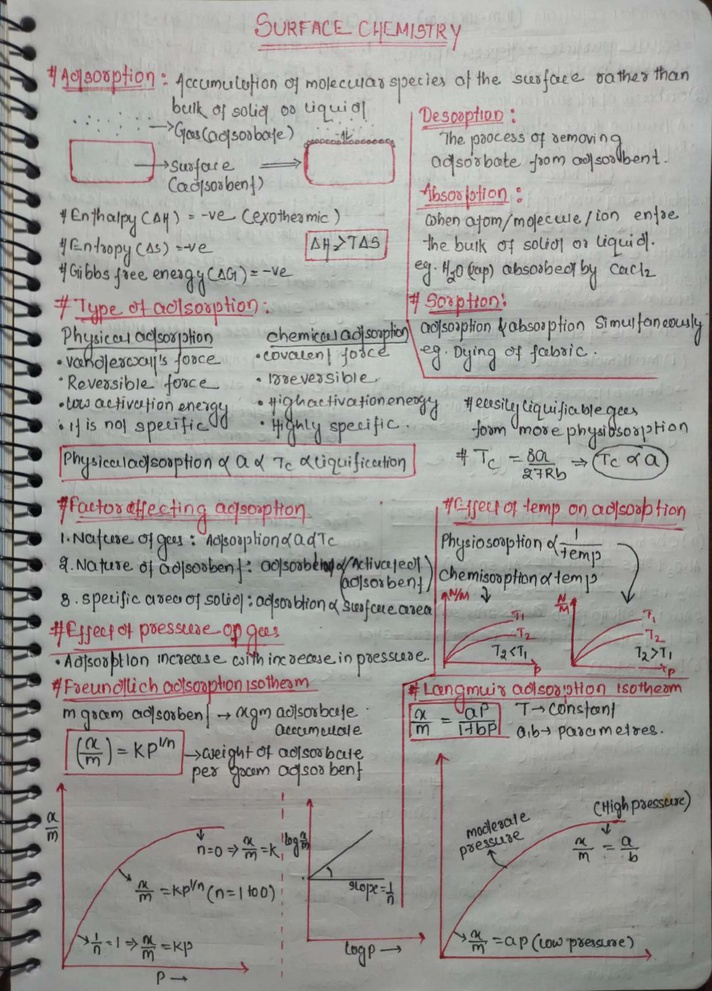
#> input picture phase2/inbox/WhatsApp Image 2026-01-23 at 11.10.18 AM (1).jpeg, 712 x 991 px, shrunk from 1150 x 1600 before the run
$ python -i tools.py   (imports and definitions only)
#> lines starting #> are read from the running program, lines starting #| are printed output that depends on the picture
#> further down, picture is the input picture: shape (991, 712, 3); mean B, G, R 154, 157.8, 158.7
"""Tool registry for DocAgent (slide 23, slide 26).

Each tool is a small callable with metadata. The plan stage selects which
tools to invoke; the act stage runs them. Adding a new tool means adding one
entry here — no other module changes.

Three tiers, in priority order (slide 26):
  1. Deterministic rules / classical CV (preprocessing variants).
  2. Local ML if needed (placeholder hook — small CNN can plug in here).
  3. LLM repair, OFF by default, gated on confidence + HITL diff approval.
"""

from __future__ import annotations

from dataclasses import dataclass, field
from typing import Any, Callable

import cv2
import numpy as np


# -- preprocessing variants -------------------------------------------------

# [4 lines left out: function preprocess_default, not called in this run]


def preprocess_high_contrast(bgr: np.ndarray) -> np.ndarray:
    """For faded scans: CLAHE-boost contrast before denoise."""
    gray = bgr if bgr.ndim == 2 else cv2.cvtColor(bgr, cv2.COLOR_BGR2GRAY)
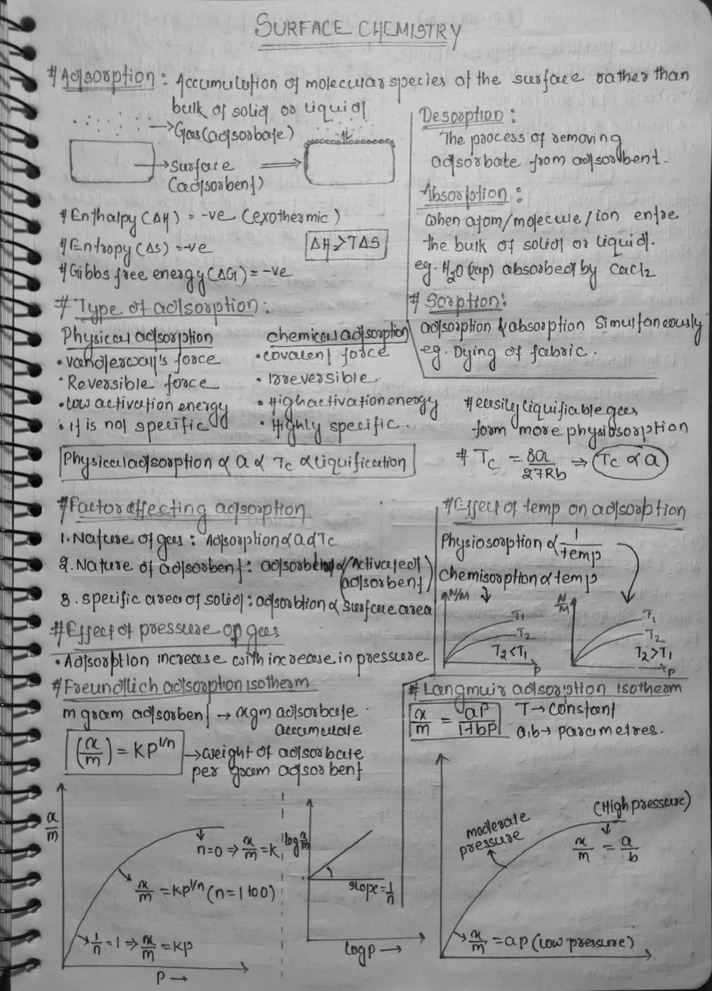
#> gray: shape (991, 712); min 1, max 217, mean 157.6
    clahe = cv2.createCLAHE(clipLimit=2.0, tileGridSize=(8, 8))
    boosted = clahe.apply(gray)
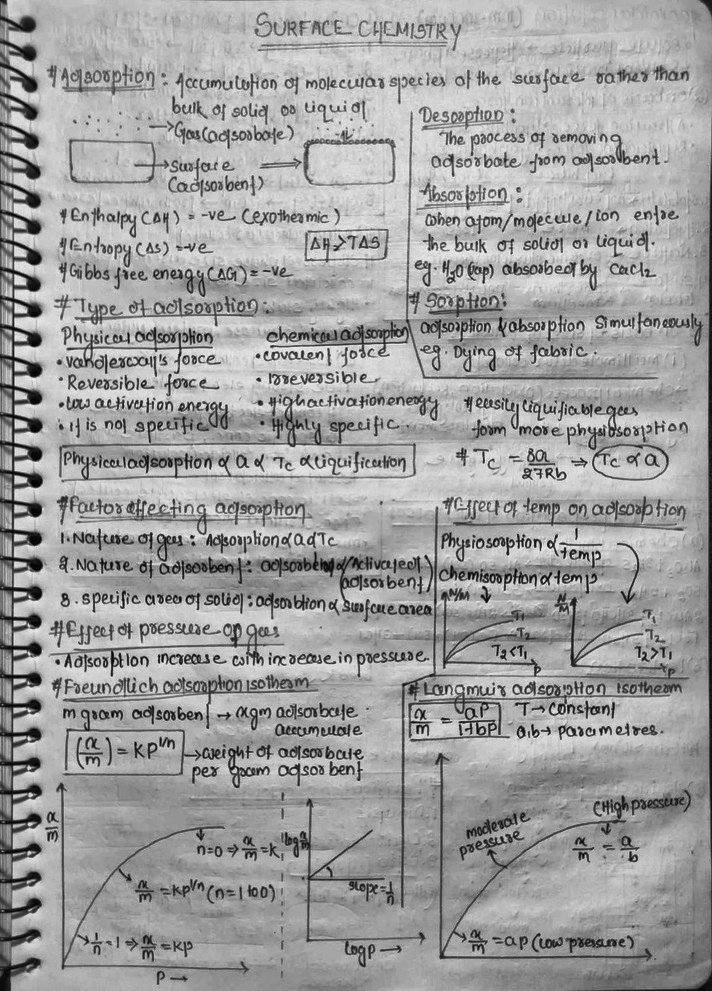
#> boosted: shape (991, 712); min 1, max 236, mean 159.6
    return cv2.medianBlur(boosted, 3)


# [5 lines left out: function preprocess_denoise_heavy, not called in this run]


# -- spell-check (deterministic) -------------------------------------------

# Tiny built-in dictionary of common OCR confusions. Real implementation could
# pull pyspellchecker; we keep the dependency surface small for the prototype.
_OCR_FIX_RULES: dict[str, str] = {
    "rn": "m",
    "vv": "w",
    "0f": "of",
    "1n": "in",
    "tlie": "the",
    "teh": "the",
    "thier": "their",
    "wlth": "with",
    "wlien": "when",
}


# [11 lines left out: function deterministic_spell_check, not called in this run]


# -- LLM repair (stub; opt-in only) ----------------------------------------

class LLMRepairTool:
    """Restricted-prompt LLM repair (slide 31 prompt-injection mitigation).

    The interface is deliberately narrow: it sees only one low-confidence word
    at a time, never page-level text, and never instructions from the document.
    The default implementation is a no-op stub — wiring an actual model is the
    user's opt-in choice.
    """

    enabled: bool = False
    network_egress: bool = False        # explicit flag for audit

    # [9 lines left out: function repair_word, not called in this run]


# -- registry ---------------------------------------------------------------

@dataclass
class Tool:
    name: str
    fn: Callable[..., Any]
    tier: int                 # 1=rule, 2=ml, 3=llm
    description: str
    network: bool = False     # whether this tool egresses
    enabled: bool = True


@dataclass
class ToolRegistry:
    tools: dict[str, Tool] = field(default_factory=dict)

    def register(self, tool: Tool) -> None:
        self.tools[tool.name] = tool

    def get(self, name: str) -> Tool | None:
        return self.tools.get(name)

    def list_by_tier(self, tier: int) -> list[Tool]:
        return [t for t in self.tools.values() if t.tier == tier and t.enabled]


# [20 lines left out: function default_registry, not called in this run]

>>> import cv2
>>> picture = cv2.imread('../inbox/WhatsApp Image 2026-01-23 at 11.10.18 AM (1).jpeg')
>>> result = preprocess_high_contrast(picture)

$ run again, on phase2/inbox/WhatsApp Image 2026-01-23 at 11.10.19 AM (1).jpeg
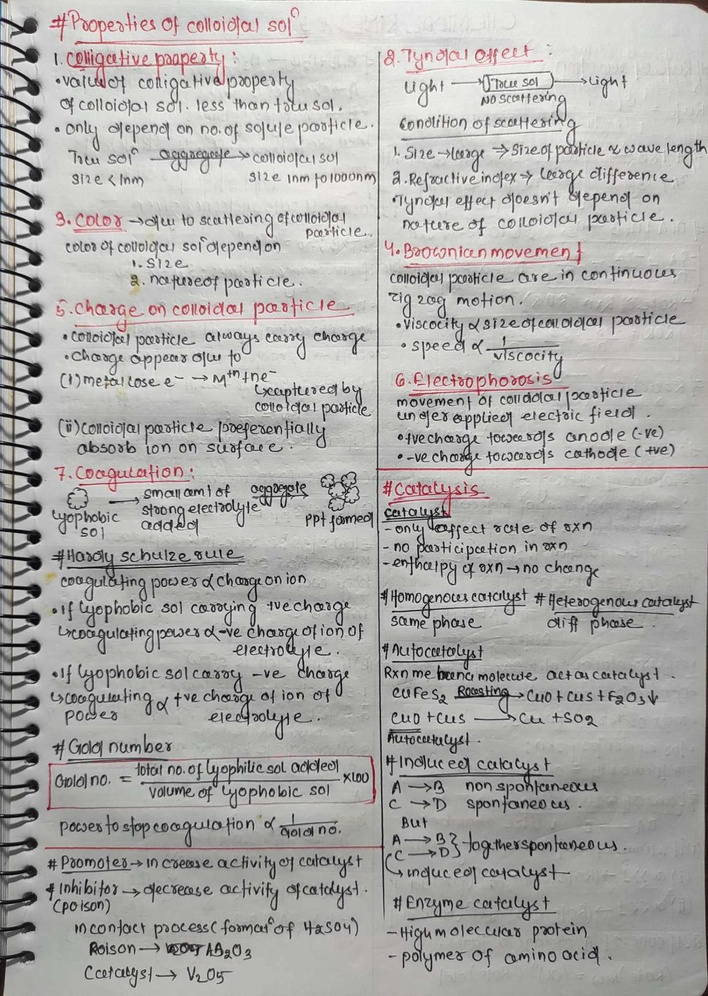
#> input picture phase2/inbox/WhatsApp Image 2026-01-23 at 11.10.19 AM (1).jpeg, 708 x 996 px, shrunk from 1137 x 1600 before the run
#> picture is the input picture: shape (996, 708, 3); mean B, G, R 169.6, 172.1, 173.3
#> in preprocess_high_contrast, `boosted = clahe.apply(gray)`:
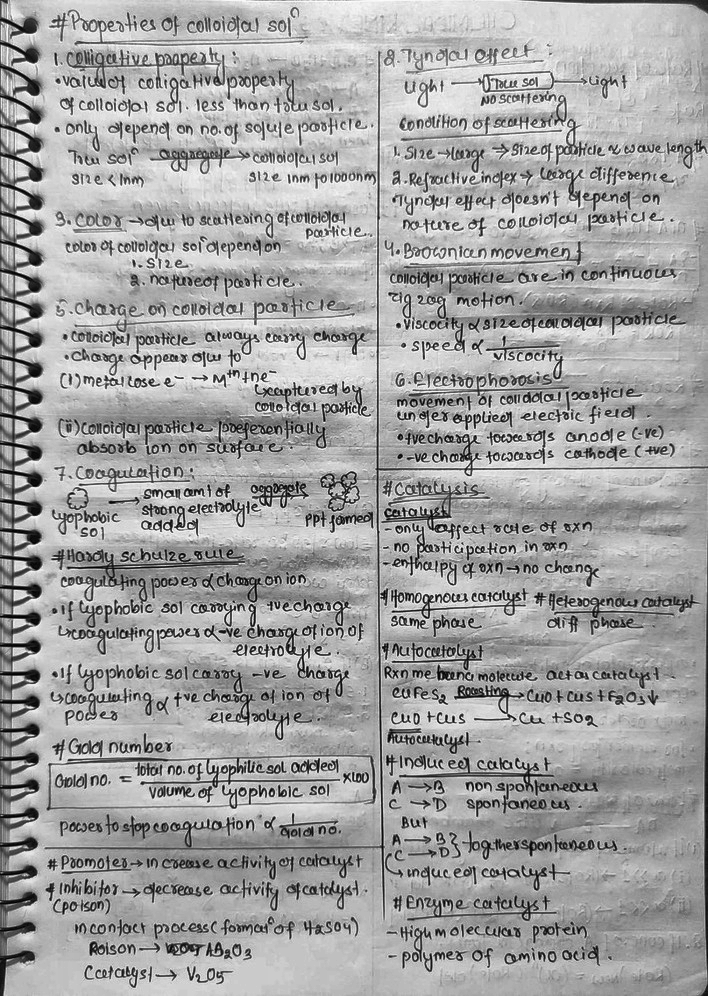
#> boosted: shape (996, 708); min 0, max 255, mean 162.9

$ run again, on phase2/inbox/WhatsApp Image 2026-01-23 at 11.10.19 AM.jpeg
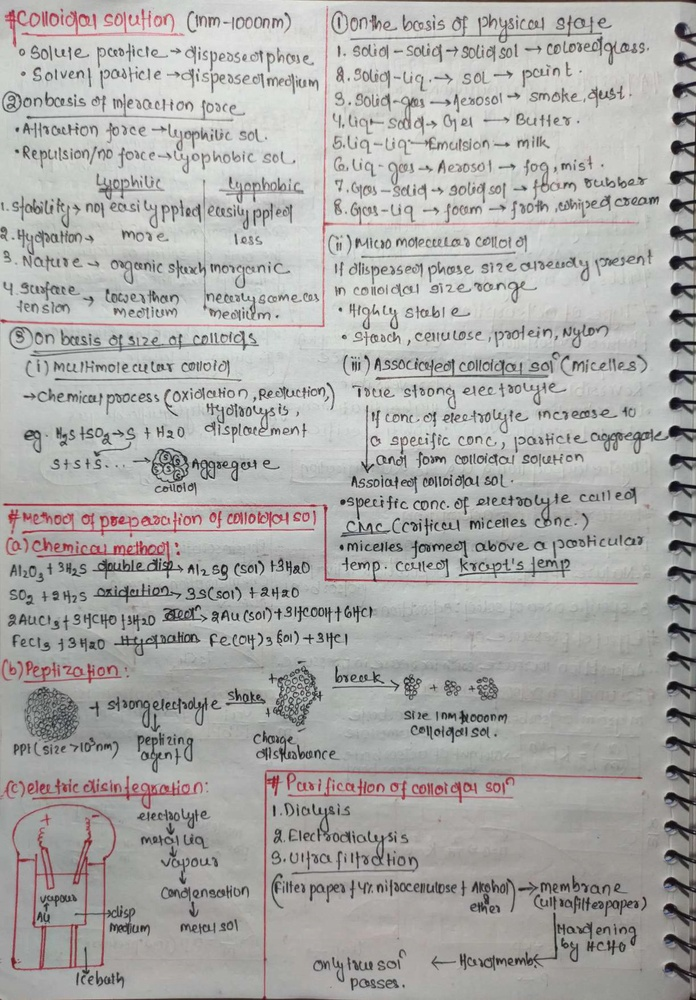
#> input picture phase2/inbox/WhatsApp Image 2026-01-23 at 11.10.19 AM.jpeg, 696 x 1000 px, shrunk from 1114 x 1600 before the run
#> picture is the input picture: shape (1000, 696, 3); mean B, G, R 168.8, 170.9, 171.6
#> in preprocess_high_contrast, `gray = bgr if bgr.ndim == 2 else cv2.cvtColor(bgr, cv2.COLOR_BGR2GRAY)`:
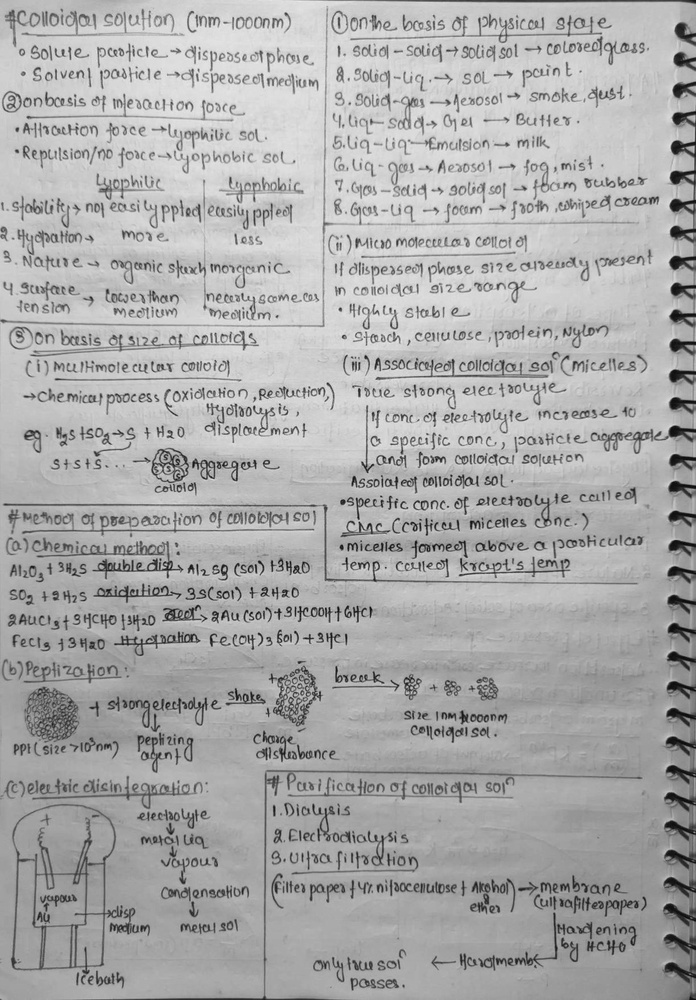
#> gray: shape (1000, 696); min 7, max 236, mean 171
#> in preprocess_high_contrast, `boosted = clahe.apply(gray)`:
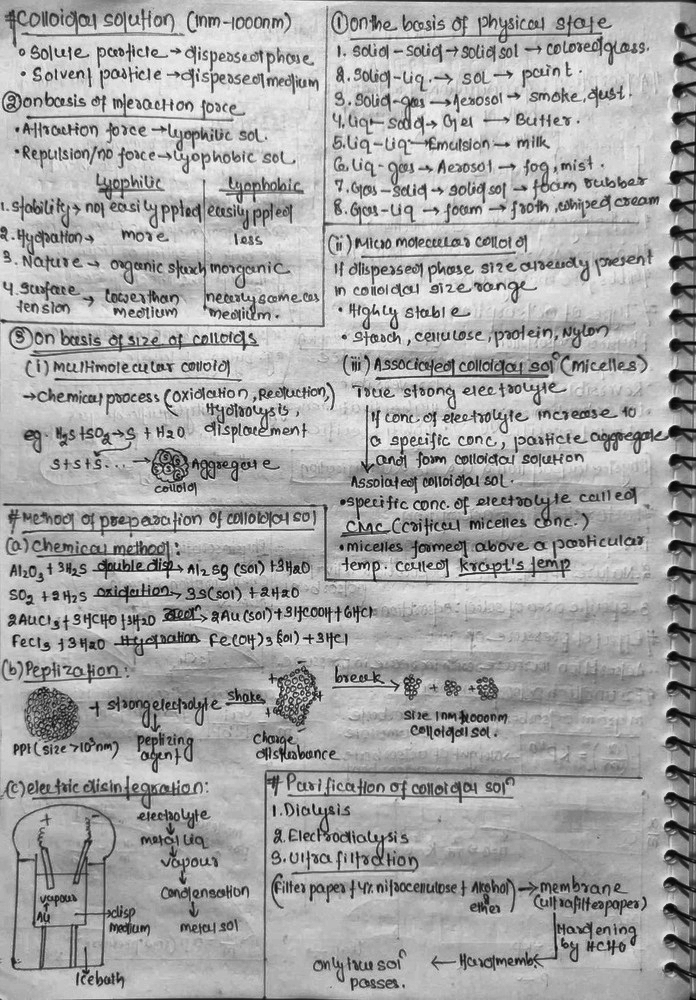
#> boosted: shape (1000, 696); min 4, max 246, mean 167.2

$ run again, on phase2/inbox/WhatsApp Image 2026-04-04 at 12.43.08.jpeg
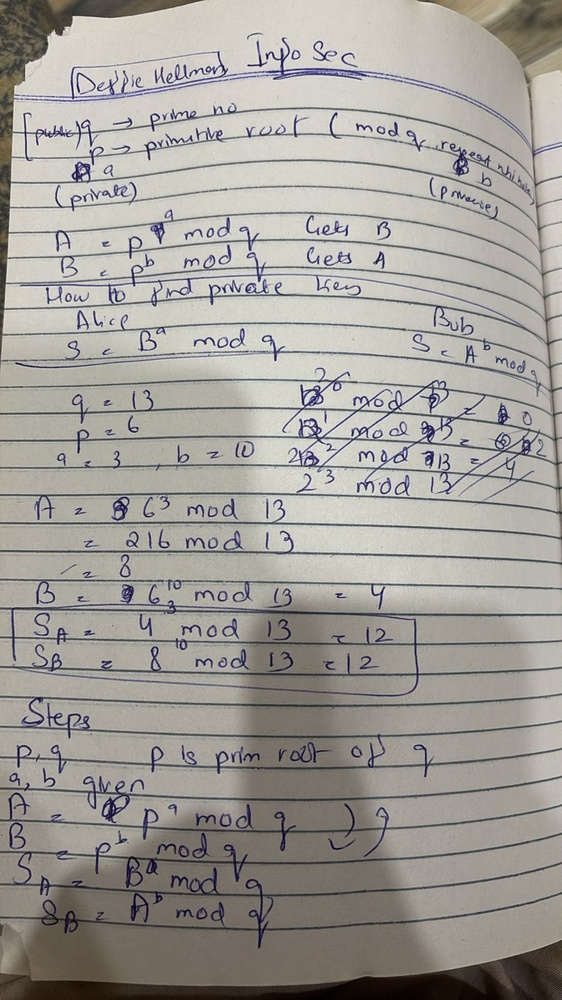
#> input picture phase2/inbox/WhatsApp Image 2026-04-04 at 12.43.08.jpeg, 562 x 1000 px, shrunk from 900 x 1600 before the run
#> picture is the input picture: shape (1000, 562, 3); mean B, G, R 152.3, 157.7, 161.2
#> in preprocess_high_contrast, `boosted = clahe.apply(gray)`:
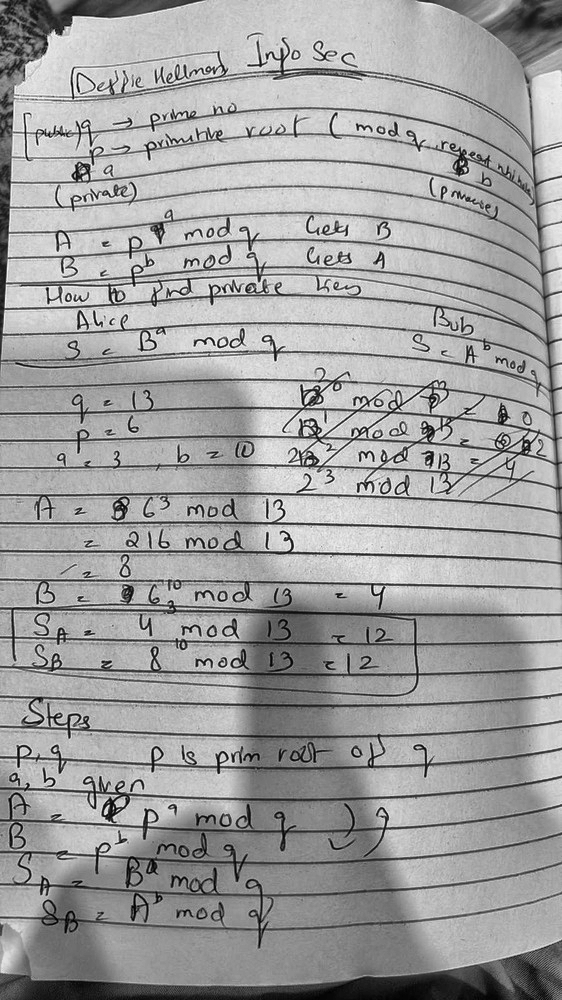
#> boosted: shape (1000, 562); min 1, max 251, mean 159.1
